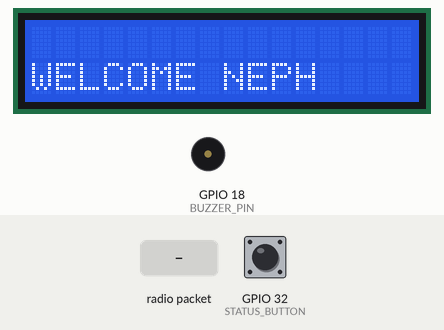
Recording of a sketch running on a simulated ESP32. Shown: 16×2 character LCD, buzzer (waves = sounding). The test bench sets the inputs (shaded band); at power-on: GPIO 32 (STATUS_BUTTON) HIGH. What the sketch prints to the serial monitor is not drawn.

Above: at 3.1 s.
7.3 s: GPIO 32 (STATUS_BUTTON) pulled LOW for 0.15 s
At 7.8 s:
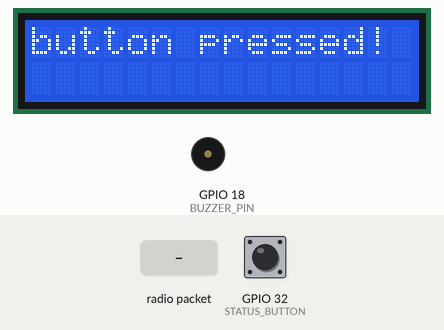
8.0 s: radio packet "5" arrives
At 10.3 s:
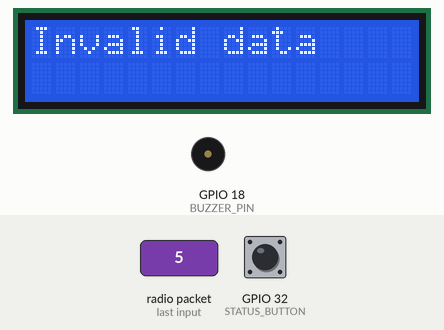
10.4 s: GPIO 32 (STATUS_BUTTON) pulled LOW for 1 s
At 11.8 s:
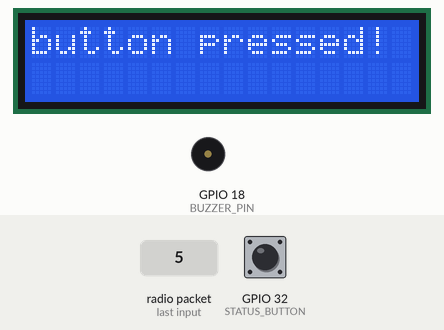
12.0 s: GPIO 32 (STATUS_BUTTON) pulled LOW for 3.2 s
15.8 s: radio packet "90" arrives
At 16.5 s:
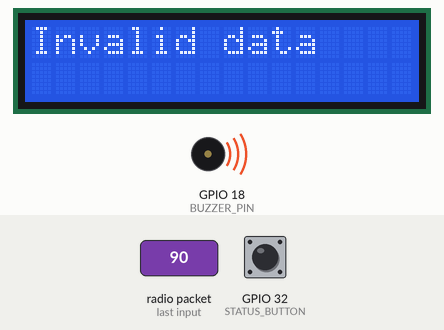
Timing chart, 0 to 19.4 s (numbered marks = the images above; inputs shaded):
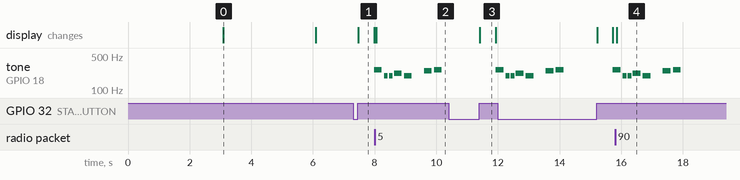

The sketch:

triggerLCD_sep3b.ino
```cpp
/*
  NEPHAT GAKUYA GITHUA
  NAKUJA PROGECT
  MAIN RESPONDENT
  - Receive & log Load Cell (HX711) data
  - Receive & log Temp sensor(DS18B20) data
  - Receive & log Pressure sensor data
  - Remote ignition
  - LCD display
  - Buzzer notification
*/

#include <WiFi.h>
#include <esp_now.h>
 //lcd with i2c
#include <LiquidCrystal_I2C.h>
int lcdColumns = 16;
int lcdRows = 2;
LiquidCrystal_I2C lcd(0x3F, lcdColumns, lcdRows);

// buzzer setup
#include "pitches.h"
#define BUZZER_PIN  18 // ESP32 pin GPIO18 connected to piezo buzzer

// Define LED and pushbutton pins-------------------------------------------------
#define STATUS_BUTTON 32

int melody[] = {
  NOTE_C4, NOTE_G3, NOTE_G3, NOTE_A3, NOTE_G3, 0, NOTE_B3, NOTE_C4
};

int noteDurations[] = {
  4, 8, 8, 4, 4, 4, 4, 4
};

// Define LED and pushbutton state booleans-------------------------------------
bool buttonDown = true;

/**
 * formatMacAddress - formats the  macAddress.
 * @macAddr: is the macAddress that is copied onto the buffer.
 * @buffer: Is the pointer to location where macadress is copied.
 * @maxlength: is the maximum length that the sprintf function
 * should fill in the buffer.
 */
void formatMacAddress(const uint8_t *macAddr, char *buffer, int maxLength)
{
  snprintf(buffer, maxLength, "%02x:%02x:%02x:%02x:%02x:%02x", macAddr[0], macAddr[1], macAddr[2], macAddr[3], macAddr[4], macAddr[5]);
}

/**
 * receiveCallback - function that is called whenever the ESP
 * manages to receive data packets i.e esp_now_register_recv_cb(receiveCallback);
 * @macAddr: macAddress needed inn the formatmacAddress function.
 */

void receiveCallback(const esp_now_recv_info_t *recv_info, const uint8_t *data, int dataLen)
{
  // Only allow a maximum of 250 characters in the message + a null terminating byte
  char buffer[ESP_NOW_MAX_DATA_LEN + 1];
  int msgLen = min(ESP_NOW_MAX_DATA_LEN, dataLen);
  strncpy(buffer, (const char *)data, msgLen);

  // Make sure we are null terminated
  buffer[msgLen] = 0;

  // Format the MAC address
  char macStr[18];
  formatMacAddress(recv_info->src_addr, macStr, 18);

  // Send Debug log message to the serial port
  Serial.print(millis());Serial.print(", ");Serial.println(buffer);// sensor data stored in buffer
  // Display the data on the LCD
  //lcd.clear();
  //lcd.setCursor(0, 0);
  //lcd.print("  Data:  ");
  //lcd.scrollDisplayLeft();
  //lcd.setCursor(0, 1);
  //lcd.print( buffer);
  //lcd.scrollDisplayLeft();
 //delay(50);
  // Split the received data into its components (thrust, temperature, pressure)
  String dataString = String(buffer);
  int firstComma = dataString.indexOf(',');
  int secondComma = dataString.indexOf(',', firstComma + 1);

  if (firstComma != -1 && secondComma != -1) {
    String thrustStr = dataString.substring(0, firstComma);
    String temperatureStr = dataString.substring(firstComma + 1, secondComma);
    String pressureStr = dataString.substring(secondComma + 1);

    // Convert the values to float
    float thrust = thrustStr.toFloat();
    float temperature = temperatureStr.toFloat();
    float pressure = pressureStr.toFloat();

    // Display the data on the LCD
    lcd.clear();
    lcd.setCursor(0, 0);
    lcd.print("F:" + String(thrust));
    lcd.setCursor(0, 1);
    lcd.print("T:" + String(temperature));
    lcd.setCursor(8, 1);
    lcd.print("P:" + String(pressure));
  } else {
    // In case of malformed data
    lcd.clear();
    lcd.setCursor(0, 0);
    lcd.print("Invalid data");
  }
}

/**
 * sentCallback - function called when ESP sends data packets successfully.
 * @macaddrr: macaddress to be formatted by the formatmacAddress function.
 * @status: the status of ESP_NOW data communication protocol. this can be ESP_NOW_SEND_SUCCESS or
 * ESP_NOW_SEND_FAIL
 */

void sentCallback(const uint8_t *macAddr, esp_now_send_status_t status)
{
  char macStr[18];
  formatMacAddress(macAddr, macStr, 18);
  Serial.print("Last Packet Sent to: ");
  Serial.println(macStr);
  Serial.print("Last Packet Send Status: ");
  Serial.println(status == ESP_NOW_SEND_SUCCESS ? "Delivery Success" : "Delivery Fail");
}
/**
 * broadcast - broadcasts message to devices within range
 * using ESP-NOW communication.
 * @message: pointer to variable that stores message to be sent.
 */

void broadcast(const String &message)
{
  // Broadcast a message to every device in range
  uint8_t broadcastAddress[] = {0xFF, 0xFF, 0xFF, 0xFF, 0xFF, 0xFF};
  esp_now_peer_info_t peerInfo = {};
  memcpy(&peerInfo.peer_addr, broadcastAddress, 6);
  if (!esp_now_is_peer_exist(broadcastAddress))
  {
    esp_now_add_peer(&peerInfo);
  }
  // Send message
  esp_err_t result = esp_now_send(broadcastAddress, (const uint8_t *)message.c_str(), message.length());

  // Print results to serial monitor
  if (result == ESP_OK)
  {
    Serial.println("Broadcast message success");
  }
  else if (result == ESP_ERR_ESPNOW_NOT_INIT)
  {
    Serial.println("ESP-NOW not Init.");
  }
  else if (result == ESP_ERR_ESPNOW_ARG)
  {
    Serial.println("Invalid Argument");
  }
  else if (result == ESP_ERR_ESPNOW_INTERNAL)
  {
    Serial.println("Internal Error");
  }
  else if (result == ESP_ERR_ESPNOW_NO_MEM)
  {
    Serial.println("ESP_ERR_ESPNOW_NO_MEM");
  }
  else if (result == ESP_ERR_ESPNOW_NOT_FOUND)
  {
    Serial.println("Peer not found.");
  }
  else
  {
    Serial.println("Unknown error");
  }
}

void setup()
{
   //buzzer cont
Serial.begin(115200); // Set up Serial Monitor
  pinMode (STATUS_BUTTON, INPUT_PULLUP); //SET ESP32 PIN TO INPUT PULL-UP MODE
  pinMode(BUZZER_PIN, OUTPUT);

//lcd with i2c continuation
lcd.init();
lcd.backlight();
lcd.setCursor(0, 0);
 lcd.print("NAKUJA PROJECT");
delay(3000);
lcd.clear();
lcd.setCursor(0,1);
  lcd.print("WELCOME NEPH");
  delay(3000);
  lcd.clear();

  // Set ESP32 in STA mode to begin with
  WiFi.mode(WIFI_STA);
  Serial.println("ESP-NOW Broadcast Demo");

  // Print MAC address
  Serial.print("MAC Address: ");
  Serial.println(WiFi.macAddress());

  // Disconnect from WiFi
  WiFi.disconnect();

  // Initialize ESP-NOW
  if (esp_now_init() == ESP_OK)
  {
    Serial.println("ESP-NOW Init Success");
    esp_now_register_recv_cb(receiveCallback);
    esp_now_register_send_cb(sentCallback);
  }
  else
  {
    Serial.println("ESP-NOW Init Failed");
    delay(3000);
    ESP.restart();
  }

  // Pushbutton uses built-in pullup resistor------------------------------------
  pinMode(STATUS_BUTTON, INPUT_PULLUP);

}

void loop()
{
  if (digitalRead(STATUS_BUTTON))
  {
    // Detect the transition from low to high

    if (!buttonDown){
      buttonDown = true;
      // Send a message
      broadcast("on");
       Serial.print("button is pressed");
     lcd.setCursor(0, 0);
 lcd.print("button pressed!");
delay(500);
lcd.clear();
lcd.setCursor(0,1);
  lcd.print("IGNITION!");
  //delay(15000);
  lcd.clear();


 // buzzer continuation
    for( int thisNote = 0; thisNote <8; thisNote++){
      int noteDuration = 1000 /noteDurations[thisNote];
      tone(BUZZER_PIN, melody[thisNote], noteDuration);

      int pauseBetweenNotes =noteDuration * 1.30;
      delay(pauseBetweenNotes);
      noTone(BUZZER_PIN);
    }

    }
    // Delay to avoid bouncing
    //delay(500);
  }
  else
  {
    // Reset the button state
    buttonDown = false;
  }

}
```

pitches.h
```cpp
/*************************************************
 * Public Constants
 *************************************************/

#define NOTE_B0  31
#define NOTE_C1  33
#define NOTE_CS1 35
#define NOTE_D1  37
#define NOTE_DS1 39
#define NOTE_E1  41
#define NOTE_F1  44
#define NOTE_FS1 46
#define NOTE_G1  49
#define NOTE_GS1 52
#define NOTE_A1  55
#define NOTE_AS1 58
#define NOTE_B1  62
#define NOTE_C2  65
#define NOTE_CS2 69
#define NOTE_D2  73
#define NOTE_DS2 78
#define NOTE_E2  82
#define NOTE_F2  87
#define NOTE_FS2 93
#define NOTE_G2  98
#define NOTE_GS2 104
#define NOTE_A2  110
#define NOTE_AS2 117
#define NOTE_B2  123
#define NOTE_C3  131
#define NOTE_CS3 139
#define NOTE_D3  147
#define NOTE_DS3 156
#define NOTE_E3  165
#define NOTE_F3  175
#define NOTE_FS3 185
#define NOTE_G3  196
#define NOTE_GS3 208
#define NOTE_A3  220
#define NOTE_AS3 233
#define NOTE_B3  247
#define NOTE_C4  262
#define NOTE_CS4 277
#define NOTE_D4  294
#define NOTE_DS4 311
#define NOTE_E4  330
#define NOTE_F4  349
#define NOTE_FS4 370
#define NOTE_G4  392
#define NOTE_GS4 415
#define NOTE_A4  440
#define NOTE_AS4 466
#define NOTE_B4  494
#define NOTE_C5  523
#define NOTE_CS5 554
#define NOTE_D5  587
#define NOTE_DS5 622
#define NOTE_E5  659
#define NOTE_F5  698
#define NOTE_FS5 740
#define NOTE_G5  784
#define NOTE_GS5 831
#define NOTE_A5  880
#define NOTE_AS5 932
#define NOTE_B5  988
#define NOTE_C6  1047
#define NOTE_CS6 1109
#define NOTE_D6  1175
#define NOTE_DS6 1245
#define NOTE_E6  1319
#define NOTE_F6  1397
#define NOTE_FS6 1480
#define NOTE_G6  1568
#define NOTE_GS6 1661
#define NOTE_A6  1760
#define NOTE_AS6 1865
#define NOTE_B6  1976
#define NOTE_C7  2093
#define NOTE_CS7 2217
#define NOTE_D7  2349
#define NOTE_DS7 2489
#define NOTE_E7  2637
#define NOTE_F7  2794
#define NOTE_FS7 2960
#define NOTE_G7  3136
#define NOTE_GS7 3322
#define NOTE_A7  3520
#define NOTE_AS7 3729
#define NOTE_B7  3951
#define NOTE_C8  4186
#define NOTE_CS8 4435
#define NOTE_D8  4699
#define NOTE_DS8 4978
```

Measured:
- after the input at 7.3 s, tone on GPIO 18 (BUZZER_PIN): silent → 262 Hz after 0.68 s; the display: changes after 0.17 s (image 1)
- after the input at 8.0 s, the display: changes after 0.06 s (image 2)
- after the input at 10.4 s, tone on GPIO 18 (BUZZER_PIN): silent → 262 Hz after 1.5 s; the display: changes after 1.0 s (image 3)
- after the input at 15.8 s, the display: changes after 0.06 s (image 4)
- what the display in image 0 shows lasts 3.0 s, from 3.1 s to 6.1 s
- what the display in image 1 shows lasts 0.5 s, from 7.5 s to 8.0 s
